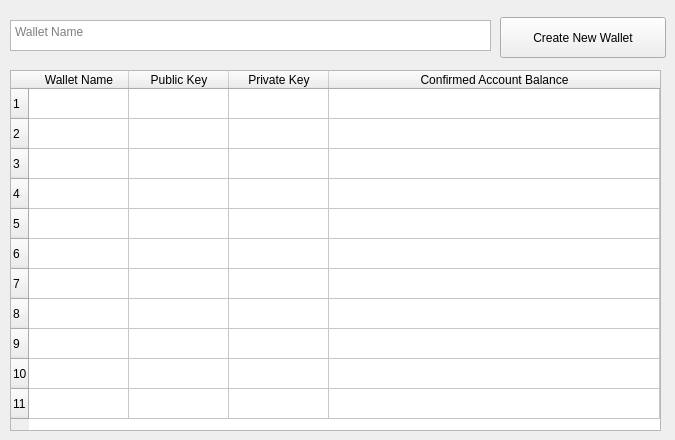
    <widget class="QWidget" name="tab_wallets">
     <attribute name="title">
      <string>Wallets</string>
     </attribute>
     <widget class="QPushButton" name="btn_create_wal">
      <property name="geometry">
       <rect>
        <x>500</x>
        <y>17</y>
        <width>166</width>
        <height>41</height>
       </rect>
      </property>
      <property name="text">
       <string>Create New Wallet</string>
      </property>
     </widget>
     <widget class="QPlainTextEdit" name="txt_wal_name">
      <property name="geometry">
       <rect>
        <x>10</x>
        <y>20</y>
        <width>481</width>
        <height>31</height>
       </rect>
      </property>
      <property name="maximumBlockCount">
       <number>1</number>
      </property>
      <property name="placeholderText">
       <string>Wallet Name</string>
      </property>
     </widget>
     <widget class="QTableWidget" name="tbl_wallets">
      <property name="geometry">
       <rect>
        <x>10</x>
        <y>70</y>
        <width>651</width>
        <height>361</height>
       </rect>
      </property>
      <property name="editTriggers">
       <set>QAbstractItemView::NoEditTriggers</set>
      </property>
      <property name="rowCount">
       <number>11</number>
      </property>
      <attribute name="horizontalHeaderStretchLastSection">
       <bool>true</bool>
      </attribute>
      <row/>
      <row/>
      <row/>
      <row/>
      <row/>
      <row/>
      <row/>
      <row/>
      <row/>
      <row/>
      <row/>
      <column>
       <property name="text">
        <string>Wallet Name</string>
       </property>
      </column>
      <column>
       <property name="text">
        <string>Public Key</string>
       </property>
      </column>
      <column>
       <property name="text">
        <string>Private Key</string>
       </property>
      </column>
      <column>
       <property name="text">
        <string>Confirmed Account Balance</string>
       </property>
      </column>
     </widget>
    </widget>
